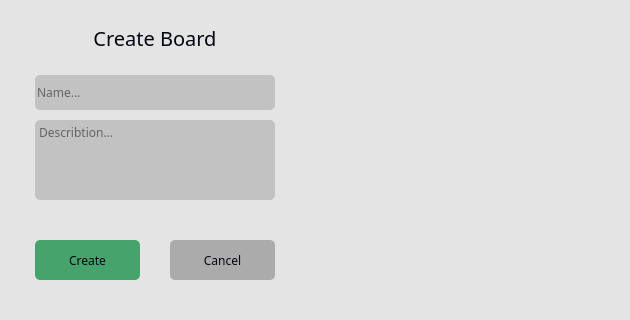
<?xml version="1.0" encoding="UTF-8"?>
<ui version="4.0">
 <class>MainWindow</class>
 <widget class="QMainWindow" name="MainWindow">
  <property name="geometry">
   <rect>
    <x>0</x>
    <y>0</y>
    <width>630</width>
    <height>320</height>
   </rect>
  </property>
  <property name="windowTitle">
   <string>ToDo List - Add Board</string>
  </property>
  <property name="windowIcon">
   <iconset>
    <normaloff>../../../.designer/img/logo.png</normaloff>../../../.designer/img/logo.png</iconset>
  </property>
  <property name="styleSheet">
   <string notr="true">background-color: #E4E4E4; border-radius: 5px;</string>
  </property>
  <widget class="QWidget" name="centralwidget">
   <widget class="QLabel" name="photo">
    <property name="geometry">
     <rect>
      <x>310</x>
      <y>-10</y>
      <width>310</width>
      <height>310</height>
     </rect>
    </property>
    <property name="text">
     <string/>
    </property>
    <property name="pixmap">
     <pixmap>../img/boards.png</pixmap>
    </property>
    <property name="scaledContents">
     <bool>true</bool>
    </property>
    <property name="wordWrap">
     <bool>false</bool>
    </property>
   </widget>
   <widget class="QLineEdit" name="name">
    <property name="geometry">
     <rect>
      <x>35</x>
      <y>75</y>
      <width>240</width>
      <height>35</height>
     </rect>
    </property>
    <property name="font">
     <font>
      <family>Sans Serif</family>
      <pointsize>9</pointsize>
     </font>
    </property>
    <property name="styleSheet">
     <string notr="true">background-color: #C2C2C2; border-radius: 5px; color: #030613;</string>
    </property>
    <property name="placeholderText">
     <string>Name...</string>
    </property>
   </widget>
   <widget class="QLabel" name="title">
    <property name="geometry">
     <rect>
      <x>35</x>
      <y>20</y>
      <width>240</width>
      <height>35</height>
     </rect>
    </property>
    <property name="font">
     <font>
      <family>Sans Serif</family>
      <pointsize>15</pointsize>
     </font>
    </property>
    <property name="styleSheet">
     <string notr="true">color: #030613;</string>
    </property>
    <property name="text">
     <string>Create Board</string>
    </property>
    <property name="alignment">
     <set>Qt::AlignCenter</set>
    </property>
   </widget>
   <widget class="QTextEdit" name="discribtion">
    <property name="geometry">
     <rect>
      <x>35</x>
      <y>120</y>
      <width>240</width>
      <height>80</height>
     </rect>
    </property>
    <property name="font">
     <font>
      <family>Sans Serif</family>
      <pointsize>9</pointsize>
     </font>
    </property>
    <property name="styleSheet">
     <string notr="true">background-color: #C2C2C2; border-radius: 5px; color: #030613;</string>
    </property>
    <property name="placeholderText">
     <string>Describtion...</string>
    </property>
   </widget>
   <widget class="QPushButton" name="btn_cancel">
    <property name="geometry">
     <rect>
      <x>170</x>
      <y>240</y>
      <width>105</width>
      <height>40</height>
     </rect>
    </property>
    <property name="font">
     <font>
      <family>Sans Serif</family>
      <pointsize>9</pointsize>
     </font>
    </property>
    <property name="cursor">
     <cursorShape>PointingHandCursor</cursorShape>
    </property>
    <property name="styleSheet">
     <string notr="true"> background-color: #ABABAB; border-radius: 5px; color: #030613;</string>
    </property>
    <property name="text">
     <string>Cancel</string>
    </property>
   </widget>
   <widget class="QPushButton" name="btn_create">
    <property name="geometry">
     <rect>
      <x>35</x>
      <y>240</y>
      <width>105</width>
      <height>40</height>
     </rect>
    </property>
    <property name="font">
     <font>
      <family>Sans Serif</family>
      <pointsize>9</pointsize>
     </font>
    </property>
    <property name="cursor">
     <cursorShape>PointingHandCursor</cursorShape>
    </property>
    <property name="styleSheet">
     <string notr="true">background-color: #47A36C; border-radius: 5px; color: #030613;</string>
    </property>
    <property name="text">
     <string>Create</string>
    </property>
   </widget>
  </widget>
 </widget>
 <resources/>
 <connections/>
</ui>
